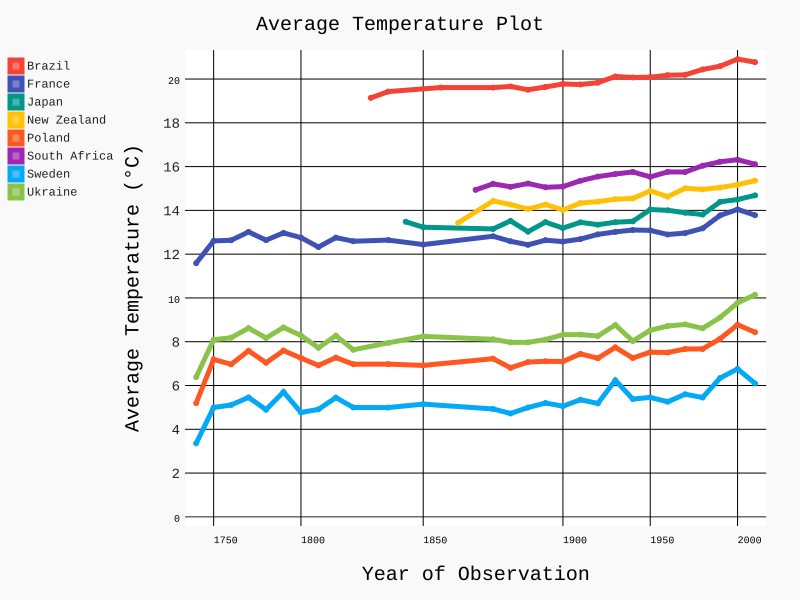

Here is the Python script that generated this plot:
import pandas as pd
from pygal.style import Style
import pygal
import os
import sys

# Load data
df = pd.read_csv('../data/temperatures_clean.csv')

# Group by country and decade
df_size_reduced = df.groupby(
    ['Country', (df['year'] // 10 * 10).rename('decade')]  # Group by decade
).agg({
    'AverageTemperatureCelsius': 'mean',
    'year': 'first'  # Keep the first year of each decade
}).reset_index()

custom_style = Style(
    stroke_width=5,
    dots_size=0.1,
    stroke_opacity=1,
    title_font_size=20,
    title_font_weight='bold',
    label_font_size=14,
    label_font_weight='bold',
    legend_font_size=12,
    plot_background = 'white',
    guide_stroke_dasharray='',
    major_guide_stroke_dasharray=''
)

# Plot data
plot = pygal.Line(
    title='Average Temperature Plot', 
    x_title='Year of Observation', 
    y_title='Average Temperature (°C)',
    show_legend=True,
    show_x_guides=True,
    show_y_guides=True,
    show_minor_x_labels=True,
    x_label_rotation=1,
    style=custom_style,
    include_x_axis=True
)

countries = df_size_reduced['Country'].unique()
# All unique years for x-axis labels
all_years = sorted(df_size_reduced['year'].unique())

# Set the x labels
plot.x_labels = [str(year) for year in all_years]
major_years = list(range(1750, 2001, 50))  # 1750, 1800, 1850, 1900, 1950, 2000
plot.x_labels_major = [str(year) for year in major_years]
plot.show_minor_x_labels = False  # Hide minor labels
plot.show_major_x_labels = True

# Add data series for each country
for country in countries:
    country_data = df_size_reduced[df_size_reduced['Country'] == country]
    
    # Create a dictionary mapping years to temperatures
    temp_dict = dict(zip(country_data['year'], country_data['AverageTemperatureCelsius']))
    
    # Create a list of values in the order of all_years (None if the year is missing)
    temperatures = [temp_dict.get(year) for year in all_years]
    plot.add(country, temperatures)

# Save the plot if argument is 1 or show if is 0
if len(sys.argv) > 1 and sys.argv[1] == '1':
    script_dir = os.path.dirname(os.path.abspath(__file__))
    project_root = os.path.dirname(script_dir)

    output_dir = os.path.join(project_root, 'plots')
    os.makedirs(output_dir, exist_ok=True)  # Create dir if missing

    filename = os.path.join(output_dir, "pygal_plot2_data6.png")  # Full path
    plot.render_to_png(filename=filename)
    print(f"Plot saved to: {os.path.abspath(filename)}")
else:
    plot.render_to_file('pygal_plot2_data6.svg')
